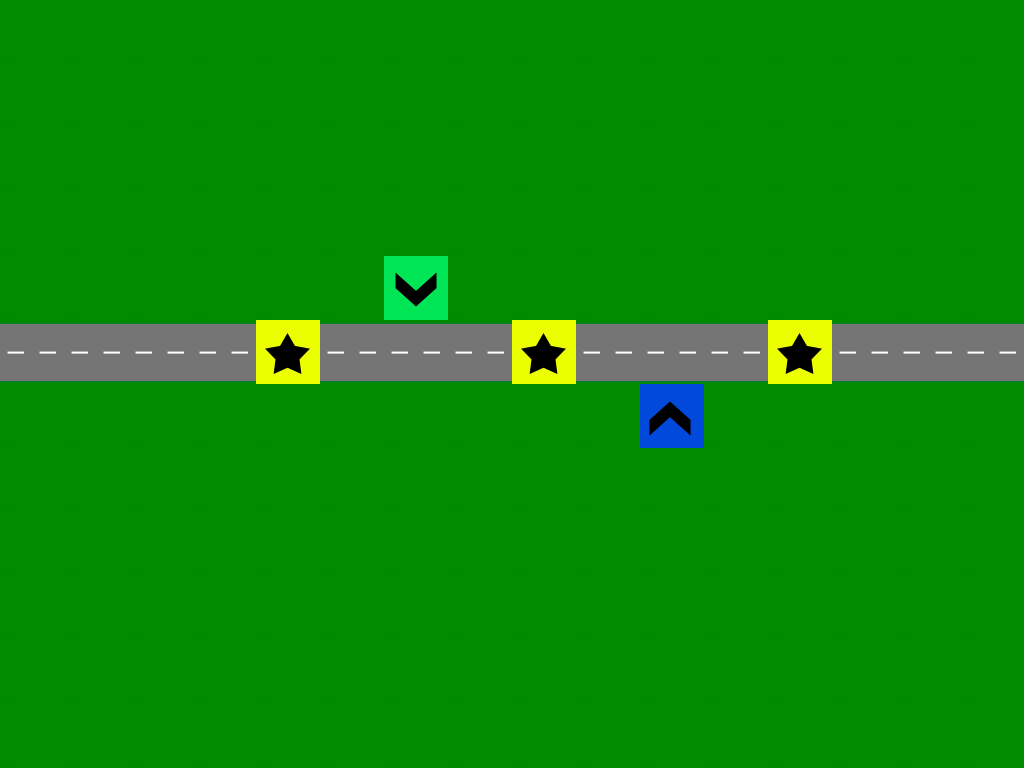

This is a level from a 2D game, rendered from its Tiled map with the project's own tilesets. A one-line summary and the map file follow, with tile-layer data summarised:
An orthogonal 16x12 tile map with 64x64 px tiles, 5 tile layers (backGround, road, turns, stars, ...), 2 tilesets and 3 objects (spawnPoint, finish, timer).

<map version="1.0" orientation="orthogonal" width="16" height="12" tilewidth="64" tileheight="64">
 <tileset firstgid="1" name="roads" tilewidth="64" tileheight="64">
  <image source="road_tiles.png" width="320" height="128" />
  <tile id="2">
   <properties>
    <property name="isRoad" value="1" />
   </properties>
  </tile>
  <tile id="5">
   <properties>
    <property name="right" value="" />
   </properties>
  </tile>
  <tile id="9">
   <properties>
    <property name="spawnPoint" value="" />
   </properties>
  </tile>
 </tileset>
 <tileset firstgid="11" name="meta" tilewidth="64" tileheight="64">
  <image source="meta.png" width="192" height="128" />
  <tile id="0">
   <properties>
    <property name="isTurn" value="true" />
   </properties>
  </tile>
  <tile id="1">
   <properties>
    <property name="type" value="hl" />
   </properties>
  </tile>
  <tile id="2">
   <properties>
    <property name="type" value="hr" />
   </properties>
  </tile>
  <tile id="3">
   <properties>
    <property name="isStar" value="true" />
   </properties>
  </tile>
  <tile id="4">
   <properties>
    <property name="type" value="vb" />
   </properties>
  </tile>
  <tile id="5">
   <properties>
    <property name="type" value="vt" />
   </properties>
  </tile>
 </tileset>
 <layer name="backGround" width="16" height="12">
  <data>[192 cells, 192 non-empty, 1 distinct tile ids]</data>
 </layer>
 <layer name="road" width="16" height="12">
  <data>[192 cells, 16 non-empty, 1 distinct tile ids]</data>
 </layer>
 <objectgroup name="objects" width="16" height="12">
  <object name="spawnPoint" x="28" y="351">
   <properties>
    <property name="direction" value="right" />
   </properties>
  </object>
  <object name="finish" x="975" y="335" width="34" height="34" />
  <object name="timer" x="55" y="67" width="14" height="15">
   <properties>
    <property name="time" value="120" />
   </properties>
  </object>
 </objectgroup>
 <layer name="turns" width="16" height="12">
  <data>[192 cells, 0 non-empty, 0 distinct tile ids]</data>
 </layer>
 <layer name="stars" width="16" height="12">
  <data>[192 cells, 3 non-empty, 1 distinct tile ids]</data>
 </layer>
 <layer name="crosses" width="16" height="12">
  <data>[192 cells, 2 non-empty, 2 distinct tile ids]</data>
 </layer>
</map>
